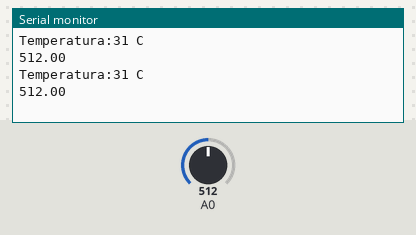
Bench run of a sketch on a simulated Arduino Uno, built with avr-gcc and run on an emulated ATmega328P. Shown: the last lines printed to the serial monitor. Inputs (shaded band) come from the test bench; at power-on: A0 = 512.

Above: at 2.8 s.
2.9 s: A0 set to 716
At 3.8 s:
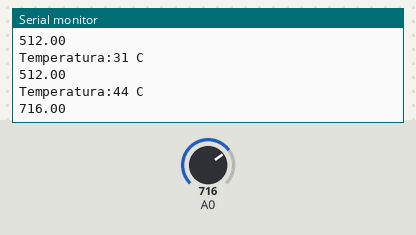
4.4 s: A0 set to 900
At 5.8 s:
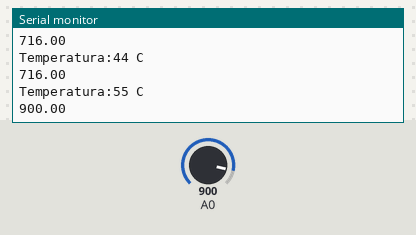
Timing chart, 0 to 7.4 s (numbered marks = the images above; inputs shaded):
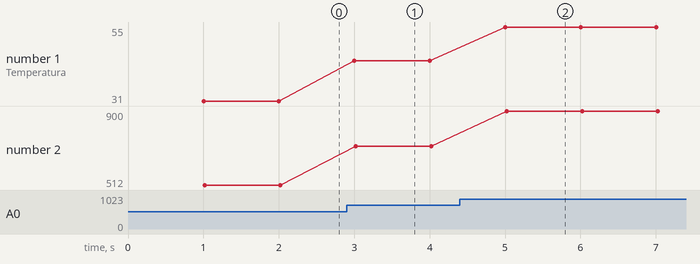

The sketch:

Temp.ino
```cpp
void setup() {
pinMode (A0, INPUT);
Serial.begin(9600);
}

float v=0;
int x=0;

void loop() {
  delay(1000);
  v=analogRead(A0);
  x=map(v,0,1023,0,63);
  Serial.print("\n");
  Serial.print("Temperatura:");
  Serial.print(x );
  Serial.println(" C");
  Serial.println(v);
}
```

Measured:
- after the input at 2.9 s, the serial monitor: prints a new line after 0.10 s (image 1)
- after the input at 4.4 s, the serial monitor: prints a new line after 0.61 s (image 2)
- plotted number 1: 31 → 44 after the input at 2.9 s, 44 → 55 after the input at 4.4 s
- plotted number 2: 512 → 716 after the input at 2.9 s, 716 → 900 after the input at 4.4 s
